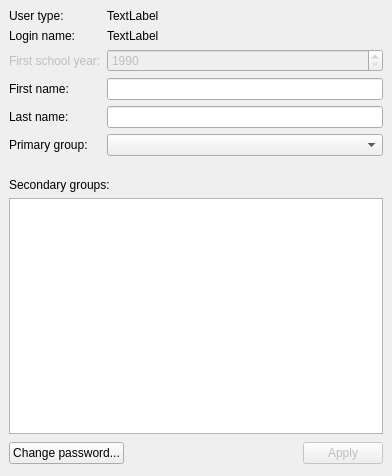
<ui version="4.0" >
 <class>UserEditWdg</class>
 <widget class="QWidget" name="UserEditWdg" >
  <property name="geometry" >
   <rect>
    <x>0</x>
    <y>0</y>
    <width>392</width>
    <height>476</height>
   </rect>
  </property>
  <property name="acceptDrops" >
   <bool>true</bool>
  </property>
  <property name="windowTitle" >
   <string>Form</string>
  </property>
  <layout class="QGridLayout" >
   <property name="margin" >
    <number>9</number>
   </property>
   <property name="spacing" >
    <number>6</number>
   </property>
   <item row="6" column="1" colspan="2" >
    <spacer>
     <property name="orientation" >
      <enum>Qt::Vertical</enum>
     </property>
     <property name="sizeType" >
      <enum>QSizePolicy::Fixed</enum>
     </property>
     <property name="sizeHint" >
      <size>
       <width>20</width>
       <height>16</height>
      </size>
     </property>
    </spacer>
   </item>
   <item row="9" column="3" >
    <widget class="QPushButton" name="btn_apply" >
     <property name="enabled" >
      <bool>false</bool>
     </property>
     <property name="text" >
      <string>Apply</string>
     </property>
    </widget>
   </item>
   <item row="5" column="0" >
    <widget class="QLabel" name="label_6" >
     <property name="text" >
      <string>Primary group:</string>
     </property>
    </widget>
   </item>
   <item row="4" column="0" >
    <widget class="QLabel" name="label_5" >
     <property name="text" >
      <string>Last name:</string>
     </property>
    </widget>
   </item>
   <item row="3" column="0" >
    <widget class="QLabel" name="label_4" >
     <property name="text" >
      <string>First name:</string>
     </property>
    </widget>
   </item>
   <item row="2" column="0" >
    <widget class="QLabel" name="label_3" >
     <property name="enabled" >
      <bool>false</bool>
     </property>
     <property name="text" >
      <string>First school year:</string>
     </property>
    </widget>
   </item>
   <item row="1" column="0" >
    <widget class="QLabel" name="label_7" >
     <property name="text" >
      <string>Login name:</string>
     </property>
    </widget>
   </item>
   <item row="0" column="0" >
    <widget class="QLabel" name="label_2" >
     <property name="text" >
      <string>User type:</string>
     </property>
    </widget>
   </item>
   <item row="9" column="0" colspan="2" >
    <widget class="QPushButton" name="btn_passwd" >
     <property name="text" >
      <string>Change password...</string>
     </property>
    </widget>
   </item>
   <item row="0" column="1" colspan="3" >
    <widget class="QLabel" name="lbl_usertype" >
     <property name="text" >
      <string>TextLabel</string>
     </property>
    </widget>
   </item>
   <item row="1" column="1" colspan="3" >
    <widget class="QLabel" name="lbl_username" >
     <property name="text" >
      <string>TextLabel</string>
     </property>
    </widget>
   </item>
   <item row="2" column="1" colspan="3" >
    <widget class="QSpinBox" name="sbx_first_school_year" >
     <property name="enabled" >
      <bool>false</bool>
     </property>
     <property name="maximum" >
      <number>2050</number>
     </property>
     <property name="minimum" >
      <number>1990</number>
     </property>
     <property name="value" >
      <number>1990</number>
     </property>
    </widget>
   </item>
   <item row="3" column="1" colspan="3" >
    <widget class="QLineEdit" name="led_firstname" />
   </item>
   <item row="4" column="1" colspan="3" >
    <widget class="QLineEdit" name="led_lastname" />
   </item>
   <item row="5" column="1" colspan="3" >
    <widget class="QComboBox" name="cmb_primary_group" />
   </item>
   <item row="7" column="0" colspan="4" >
    <widget class="QLabel" name="label" >
     <property name="text" >
      <string>Secondary groups:</string>
     </property>
    </widget>
   </item>
   <item row="9" column="2" >
    <spacer>
     <property name="orientation" >
      <enum>Qt::Horizontal</enum>
     </property>
     <property name="sizeHint" >
      <size>
       <width>161</width>
       <height>27</height>
      </size>
     </property>
    </spacer>
   </item>
   <item row="8" column="0" colspan="4" >
    <widget class="EnhancedTreeView" name="trv_groups" >
     <property name="acceptDrops" >
      <bool>true</bool>
     </property>
     <property name="alternatingRowColors" >
      <bool>true</bool>
     </property>
     <property name="selectionMode" >
      <enum>QAbstractItemView::ExtendedSelection</enum>
     </property>
     <property name="rootIsDecorated" >
      <bool>false</bool>
     </property>
     <property name="sortingEnabled" >
      <bool>true</bool>
     </property>
    </widget>
   </item>
  </layout>
 </widget>
 <customwidgets>
  <customwidget>
   <class>EnhancedTreeView</class>
   <extends>QTreeView</extends>
   <header>pyqtui4.enhancedtreeview.h</header>
  </customwidget>
 </customwidgets>
 <tabstops>
  <tabstop>sbx_first_school_year</tabstop>
  <tabstop>led_firstname</tabstop>
  <tabstop>led_lastname</tabstop>
  <tabstop>cmb_primary_group</tabstop>
  <tabstop>trv_groups</tabstop>
  <tabstop>btn_passwd</tabstop>
  <tabstop>btn_apply</tabstop>
 </tabstops>
 <resources/>
 <connections/>
</ui>
